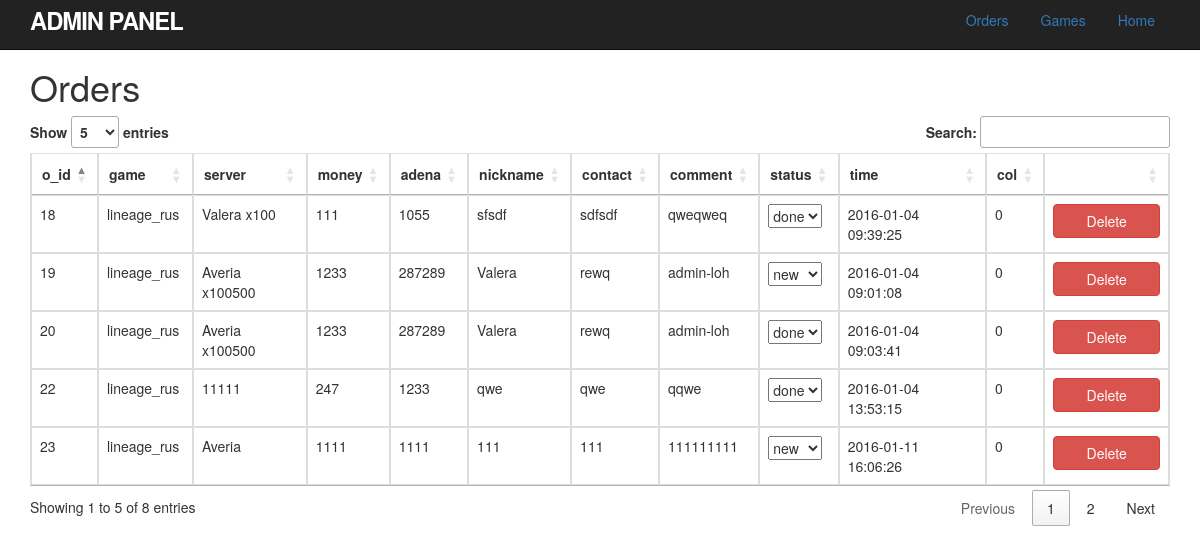
Screenshot of /admin/index.php?orders=true with the database file from the repository.
### tables this page shows
CREATE TABLE IF NOT EXISTS `orders` (
  `o_id` int(11) NOT NULL AUTO_INCREMENT,
  `game` varchar(50) NOT NULL,
  `server` varchar(50) NOT NULL,
  `money` bigint(20) NOT NULL,
  `adena` bigint(20) NOT NULL,
  `nickname` varchar(100) NOT NULL,
  `contact` varchar(100) NOT NULL,
  `comment` varchar(256) NOT NULL,
  `status` enum('new','done') NOT NULL,
  `time` timestamp NOT NULL DEFAULT CURRENT_TIMESTAMP,
  `col` tinyint(1) NOT NULL,
  PRIMARY KEY (`o_id`)
);

### modules/admin_functions.php (called while the page is built, shortened)
<?php
function orders_get($link)
{
    $query = "SELECT * FROM orders";
    $result = mysqli_query($link, $query);
    $orders = array();
    while ($row = mysqli_fetch_assoc($result)) {
        $orders[] = $row;
    }
    return $orders;
}

### views/admin_panel_orders.php (the view, shortened to what this page needs)
<!DOCTYPE html>
<html xmlns="http://www.w3.org/1999/html">
<head>
    <link rel="stylesheet" type="text/css" href="https://cdn.datatables.net/1.10.10/css/jquery.dataTables.min.css">
    <link rel="stylesheet" href="https://maxcdn.bootstrapcdn.com/bootstrap/3.3.5/css/bootstrap.min.css">
    <link rel="stylesheet" type="text/css" href="../style/style_admin.css">
</head>
<body>
<header class="navbar navbar-fixed-top navbar-inverse">
    <div class="navbar-inner">
        <div class="container">
            <nav>
                <a href="#" id="logo">Admin Panel</a>
                <ul class="nav pull-right nav-pills">
                    <li><a href="#">Orders</a></li>
                    <li id="fat-menu" class="dropdown">
                        <a href="#" class="dropdown-toggle" data-toggle="dropdown">
                            Games</a>
                    </li>
                    <li><a href="../index.php">Home</a></li>
                </ul>
            </nav>
        </div>
    </div>
</header>
<div class="container" id="all">
    <h1 id="tableName">Orders</h1>
    <table id="dataTable" class="table  table-bordered table-hover table-responsive">
        <thead>
        <tr>
            <?php foreach ($orders as $s):
                foreach ($s as $key => $v): ?>
                    <th><?= $key ?></th>
                <?php endforeach;
                break;?>
            <?php endforeach ?>
            <th></th>
        </tr>
        </thead>
        <tbody>
        <?php foreach ($orders as $s) {
            echo '<tr>';
            foreach ($s as $key => $v) {
                if($key == "status"){
                    if($s[$key] == "new"){
                        $status = "done";
                    } else $status = "new";
                    echo "<td><select class=\"status\">
                    <option id=\"{$s["o_id"]}\">{$s[$key]}</option>
                    <option id=\"{$s['o_id']}\">$status</option>
                    </select></td>";
                } else
                echo "<td>{$s[$key]}</td>";
            }
            echo "<td id=\"buttonTh\"><a class=\"btn btn-danger\"
                                 href=\"#\">Delete</a>
            </td>";
            echo '</tr>';
        } ?>
        </tbody>
    </table>
</div>
</body>
</html>

### admin/index.php (shortened to what this page needs)
<?php
require_once("../modules/database.php");
require_once("../modules/admin_functions.php");
$link = db_connect();
if (isset($_GET['game'])) {
    $game_name = $_GET['game'];
} else {
    $game_name = "lineage_rus";
}
if(isset($_GET['orders'])){
    $orders = orders_get($link);
    include("../views/admin_panel_orders.php");
} else {
    $servers = servers_all($link, $game_name);
    include("../views/admin_panel.php");
}

### style/style_admin.css (style rules this page uses)
#logo { float: left; margin-right: 10px; font-size: 1.7em; color: white; text-transform: uppercase; letter-spacing: -1px; padding-top: 9px; font-weight: bold; line-height: 1; }
#tableName { margin-top: 50pt; }
.btn { width: 80pt; }
#buttonTh { width:1%; white-space:nowrap; }

### rows the page displays
orders: key "o_id", key "game", key "server", key "money", key "adena", key "nickname", key "contact", key "comment", key "status", key "time", key "col", o_id "18", game "lineage_rus", server "Valera x100", money "111", adena "1055", nickname "sfsdf", contact "sdfsdf", comment "qweqweq", status "done", time "2016-01-04 09:39:25", col "0"
orders: o_id "19", game "lineage_rus", server "Averia x100500", money "1233", adena "287289", nickname "Valera", contact "rewq", comment "admin-loh", status "new", time "2016-01-04 09:01:08", col "0"
orders: o_id "20", game "lineage_rus", server "Averia x100500", money "1233", adena "287289", nickname "Valera", contact "rewq", comment "admin-loh", status "done", time "2016-01-04 09:03:41", col "0"
orders: o_id "22", game "lineage_rus", server "11111", money "247", adena "1233", nickname "qwe", contact "qwe", comment "qqwe", status "done", time "2016-01-04 13:53:15", col "0"
orders: o_id "23", game "lineage_rus", server "Averia", money "1111", adena "1111", nickname "111", contact "111", comment "111111111", status "new", time "2016-01-11 16:06:26", col "0"
